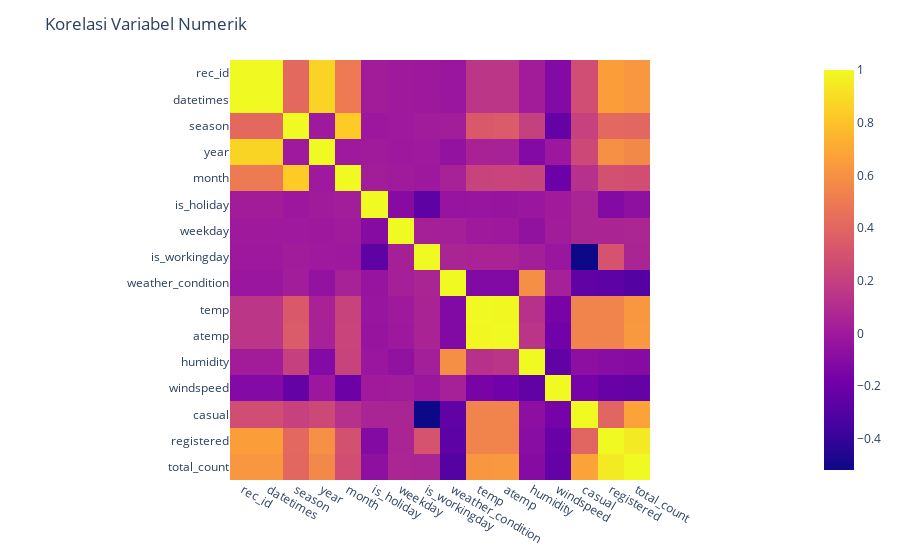

Notebook cell for this chart:
### Markdown cell above
- Korelasi Variabel Numerik

### Code cell
warnings.filterwarnings("ignore")

# df_day
correlation_matrix = df_day.corr()
fig = px.imshow(correlation_matrix)
fig.update_layout(title="Korelasi Variabel Numerik")
# html file
plotly.offline.plot(fig, filename='bike_share.html')
fig.show()

### Figure 1 — Plotly figure (JSON) as saved in the notebook; plotly's stock layout.template omitted (floating-point values rounded to 4 significant figures; data arrays with more than 128 entries replaced by an {"elided": "..."} marker saying what was removed)
{"data": [{"coloraxis": "coloraxis", "hovertemplate": "x: %{x}<br>y: %{y}<br>color: %{z}<extra></extra>", "name": "0", "type": "heatmap", "x": ["rec_id", "datetimes", "season", "year", "month", "is_holiday", "weekday", "is_workingday", "weather_condition", "temp", "atemp", "humidity", "windspeed", "casual", "registered", "total_count"], "xaxis": "x", "y": ["rec_id", "datetimes", "season", "year", "month", "is_holiday", "weekday", "is_workingday", "weather_condition", "temp", "atemp", "humidity", "windspeed", "casual", "registered", "total_count"], "yaxis": "y", "z": {"elided": "16x16 float values"}}], "layout": {"coloraxis": {"colorscale": [[0, "#0d0887"], [0.1111, "#46039f"], [0.2222, "#7201a8"], [0.3333, "#9c179e"], [0.4444, "#bd3786"], [0.5556, "#d8576b"], [0.6667, "#ed7953"], [0.7778, "#fb9f3a"], [0.8889, "#fdca26"], [1, "#f0f921"]]}, "margin": {"t": 60}, "title": {"text": "Korelasi Variabel Numerik"}, "xaxis": {"anchor": "y", "constrain": "domain", "domain": [0, 1], "scaleanchor": "y"}, "yaxis": {"anchor": "x", "autorange": "reversed", "constrain": "domain", "domain": [0, 1]}}}
